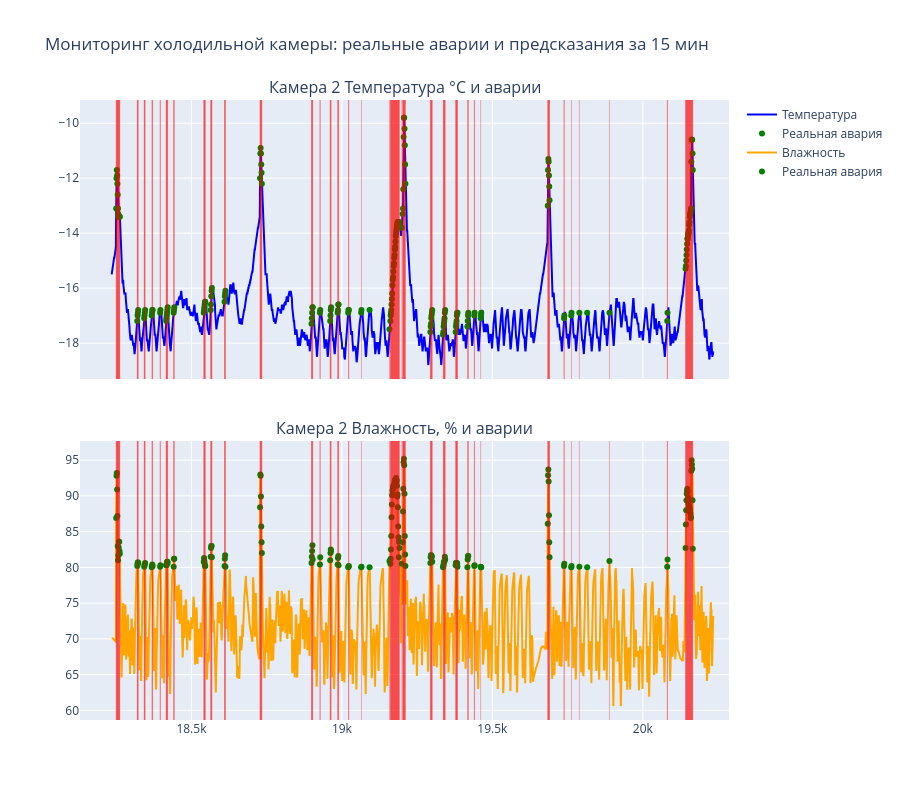

Here is the notebook cell this chart was saved with:
### Code cell
TEMP_COL = 'Камера 2 Температура °С'
HUMID_COL = 'Камера 2 Влажность, %'
TEMP_THRESHOLD = -7.0
HUMID_THRESHOLD = 80.0
FORECAST_HORIZON = 15
# Формируем датафрейм для визуализации
plot_df = test_df.loc[X_test[TIME_COL]].copy()
plot_df['pred_proba'] = pred_proba
plot_df['pred_anomaly_15min'] = pred_label

# Создаём фигуру с двумя подграфиками
fig = make_subplots(rows=2, cols=1, shared_xaxes=True,
                    subplot_titles=(f'{TEMP_COL} и аварии', f'{HUMID_COL} и аварии'),
                    vertical_spacing=0.1)

# ----- Температура -----
fig.add_trace(go.Scatter(x=plot_df[TIME_COL], y=plot_df[TEMP_COL],
                         mode='lines', name='Температура', line=dict(color='blue')), row=1, col=1)

# Реальные аварии (зелёные маркеры)
actual_failures = plot_df[plot_df['is_failure'] == 1]
fig.add_trace(go.Scatter(x=actual_failures[TIME_COL], y=actual_failures[TEMP_COL],
                         mode='markers', name='Реальная авария',
                         marker=dict(color='green', size=6, symbol='circle')), row=1, col=1)

# Предсказания за 15 минут (красные вертикальные линии)
pred_times = plot_df[plot_df['pred_anomaly_15min'] == 1][TIME_COL]
for t in pred_times:
    fig.add_vline(x=t, line_width=1, line_color='red', opacity=0.3, row=1, col=1)

# ----- Влажность -----
fig.add_trace(go.Scatter(x=plot_df[TIME_COL], y=plot_df[HUMID_COL],
                         mode='lines', name='Влажность', line=dict(color='orange')), row=2, col=1)

# Реальные аварии на графике влажности
fig.add_trace(go.Scatter(x=actual_failures[TIME_COL], y=actual_failures[HUMID_COL],
                         mode='markers', name='Реальная авария',
                         marker=dict(color='green', size=6, symbol='circle')), row=2, col=1)

# Красные линии для предсказаний
for t in pred_times:
    fig.add_vline(x=t, line_width=1, line_color='red', opacity=0.3, row=2, col=1)

# Общие настройки
fig.update_layout(
    height=800,
    title=f"Мониторинг холодильной камеры: реальные аварии и предсказания за {FORECAST_HORIZON} мин",
    hovermode='x unified'
)
fig.show()
